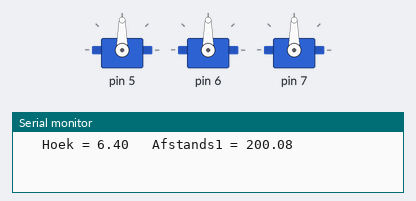
Recording of a sketch running on a simulated Arduino Uno, built with avr-gcc and run on an emulated ATmega328P. On the bench: 3 × servo, the last lines printed to the serial monitor.

Above: at 0.1 s.
At 1.2 s:
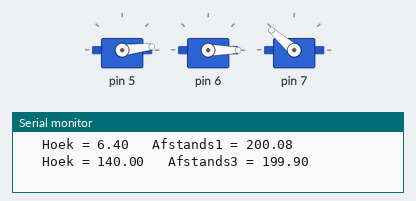
Timing chart, 0 to 2.7 s (numbered marks = the images above):
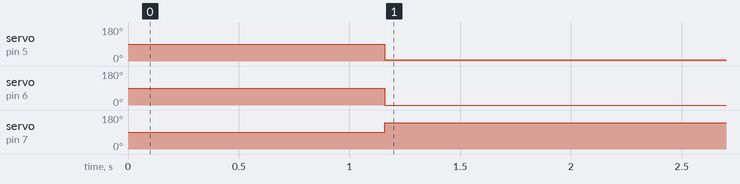

Measured:
- by itself, servo on pin 5: 90° → 6° at 1.2 s
- by itself, servo on pin 6: 90° → 0° at 1.2 s
- by itself, servo on pin 7: 90° → 139° at 1.2 s

The sketch:

HoekBerekenen4.ino
```cpp
#include <math.h>
#include <Servo.h>

Servo MyServo[3];

float Zdoel = 150;
float Xdoel = 0;
float Ydoel = 0 ;
float Ltop = 20;

float afstands1;
float afstands2;
float afstands3;
float hoek;
double T;
double T1;
float i;

float ZPelleboog1 ;
float XPelleboog1 ;
float YPelleboog1 = 0;

float ZPelleboog2 ;
float XPelleboog2 ;
float YPelleboog2 = 0;

float ZPelleboog3 ;
float XPelleboog3 ;
float YPelleboog3 = 0;


float ZPpols1 = Zdoel;
float XPpols1;
float YPpols1 = Ydoel;

float ZPpols2 = Zdoel;
float XPpols2 = Xdoel - cos(1/3*M_PI)*Ltop;
float YPpols2 = Ydoel + sin(1/3*M_PI)*Ltop;

float ZPpols3 = Zdoel;
float XPpols3 = Xdoel - cos(1/3*M_PI)*Ltop;
float YPpols3 = Ydoel - sin(1/3*M_PI)*Ltop;

char afstand1waarde;
float servo1hoek = 0;
float servo2hoek = 0;
float servo3hoek = 0;

double radialen;
//double pi = 3.141;

void hoekberekenen(float Xbepalen);

void setup() {
  // put your setup code here, to run once:

  Serial.begin(9600);
  MyServo[0].attach(5);
  MyServo[1].attach(6);
  MyServo[2].attach(7);
  hoekberekenen(Xdoel);
  MyServo[0].write(servo1hoek);
  MyServo[1].write(servo2hoek);
  MyServo[2].write(servo3hoek);
}

void loop() {


}


void hoekberekenen(float Xbepalen)
{
  servo1hoek = 0;
  servo2hoek = 0;
  servo3hoek = 0;

  for (hoek = 0; hoek<180; hoek = hoek + 0.1)
  {
    T = (float)hoek/(float)360;
    T1 = (float)T * (float)2;

    radialen = (float)T1 * (float)M_PI;

    ZPelleboog1 = 60 * (sin(radialen));
    XPelleboog1 = 100 + 60 * cos(radialen);
    XPpols1 = Xbepalen + Ltop;

    ZPelleboog2 = 60 * (sin(radialen));
    XPelleboog2 = 100 - sin(1/3*M_PI)*60*cos(radialen);
    YPelleboog2 = sin(1/3*M_PI)*60*cos(radialen);

    ZPelleboog3 = 60 * (sin(radialen));
    XPelleboog3 = 100 - cos(1/3*M_PI)*60*cos(radialen);
    YPelleboog3 = 0 - sin(1/3*M_PI)*60*cos(radialen);

    afstands1 = sqrt(sq((ZPelleboog1-ZPpols1))+sq((XPelleboog1-XPpols1))+sq((YPelleboog1-YPpols1)));
    afstands2 = sqrt(sq((ZPelleboog2-ZPpols2))+sq((XPelleboog2-XPpols2))+sq((YPelleboog2-YPpols2)));
    afstands3 = sqrt(sq((ZPelleboog3-ZPpols3))+sq((XPelleboog3-XPpols3))+sq((YPelleboog3-YPpols3)));

    if (afstands1>199.9 && afstands1<200.1)
      {
        if(servo1hoek == 0)
        {
        Serial.print("   Hoek = ");
        Serial.print(hoek);
        Serial.print("   Afstands1 = ");
        Serial.println(afstands1);
        servo1hoek = hoek;
        }

      }

    if (afstands2>199.9 && afstands2<200.1)
      {
        if(servo2hoek == 0)
        {
        Serial.print("   Hoek = ");
        Serial.print(hoek);
        Serial.print("   Afstands2 = ");
        Serial.println(afstands2);
        servo2hoek = hoek;
        }
      }
    if (afstands3>199.9 && afstands3<200.1)
      {
        if(servo3hoek == 0)
        {
        Serial.print("   Hoek = ");
        Serial.print(hoek);
        Serial.print("   Afstands3 = ");
        Serial.println(afstands3);
        servo3hoek = hoek;
        }
      }
  }
}
```
